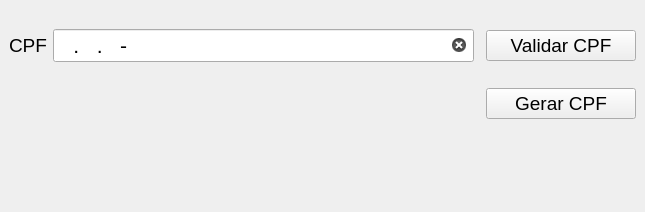
<?xml version="1.0" encoding="UTF-8"?>
<ui version="4.0">
 <class>MainWindow</class>
 <widget class="QMainWindow" name="MainWindow">
  <property name="geometry">
   <rect>
    <x>0</x>
    <y>0</y>
    <width>645</width>
    <height>212</height>
   </rect>
  </property>
  <property name="windowTitle">
   <string>Validar/Gerar CPF</string>
  </property>
  <widget class="QWidget" name="centralwidget">
   <layout class="QGridLayout" name="gridLayout">
    <item row="0" column="0">
     <widget class="QLabel" name="label">
      <property name="font">
       <font>
        <pointsize>14</pointsize>
       </font>
      </property>
      <property name="text">
       <string>CPF</string>
      </property>
     </widget>
    </item>
    <item row="0" column="3">
     <widget class="QPushButton" name="btnValidateCpf">
      <property name="minimumSize">
       <size>
        <width>150</width>
        <height>30</height>
       </size>
      </property>
      <property name="font">
       <font>
        <pointsize>14</pointsize>
       </font>
      </property>
      <property name="cursor">
       <cursorShape>PointingHandCursor</cursorShape>
      </property>
      <property name="text">
       <string>Validar CPF</string>
      </property>
     </widget>
    </item>
    <item row="0" column="1">
     <widget class="QLineEdit" name="inputCpf">
      <property name="sizePolicy">
       <sizepolicy hsizetype="Expanding" vsizetype="Preferred">
        <horstretch>0</horstretch>
        <verstretch>0</verstretch>
       </sizepolicy>
      </property>
      <property name="font">
       <font>
        <pointsize>16</pointsize>
       </font>
      </property>
      <property name="inputMask">
       <string>000.000.000-00</string>
      </property>
      <property name="clearButtonEnabled">
       <bool>true</bool>
      </property>
     </widget>
    </item>
    <item row="1" column="3">
     <widget class="QPushButton" name="btnGenerateCpf">
      <property name="sizePolicy">
       <sizepolicy hsizetype="Preferred" vsizetype="Fixed">
        <horstretch>0</horstretch>
        <verstretch>0</verstretch>
       </sizepolicy>
      </property>
      <property name="minimumSize">
       <size>
        <width>150</width>
        <height>30</height>
       </size>
      </property>
      <property name="font">
       <font>
        <pointsize>14</pointsize>
        <weight>50</weight>
        <bold>false</bold>
       </font>
      </property>
      <property name="cursor">
       <cursorShape>PointingHandCursor</cursorShape>
      </property>
      <property name="text">
       <string>Gerar CPF</string>
      </property>
      <property name="autoDefault">
       <bool>false</bool>
      </property>
      <property name="default">
       <bool>false</bool>
      </property>
      <property name="flat">
       <bool>false</bool>
      </property>
     </widget>
    </item>
    <item row="1" column="1">
     <widget class="QLabel" name="labelGeneratedCpf">
      <property name="sizePolicy">
       <sizepolicy hsizetype="Expanding" vsizetype="Preferred">
        <horstretch>0</horstretch>
        <verstretch>0</verstretch>
       </sizepolicy>
      </property>
      <property name="font">
       <font>
        <pointsize>16</pointsize>
       </font>
      </property>
      <property name="cursor">
       <cursorShape>ArrowCursor</cursorShape>
      </property>
      <property name="text">
       <string/>
      </property>
      <property name="alignment">
       <set>Qt::AlignRight|Qt::AlignTrailing|Qt::AlignVCenter</set>
      </property>
     </widget>
    </item>
    <item row="3" column="0" colspan="4">
     <widget class="QLabel" name="labelResponse">
      <property name="enabled">
       <bool>true</bool>
      </property>
      <property name="sizePolicy">
       <sizepolicy hsizetype="Expanding" vsizetype="Fixed">
        <horstretch>0</horstretch>
        <verstretch>0</verstretch>
       </sizepolicy>
      </property>
      <property name="font">
       <font>
        <family>Ubuntu</family>
        <pointsize>25</pointsize>
        <weight>75</weight>
        <bold>true</bold>
       </font>
      </property>
      <property name="frameShape">
       <enum>QFrame::NoFrame</enum>
      </property>
      <property name="text">
       <string/>
      </property>
      <property name="alignment">
       <set>Qt::AlignCenter</set>
      </property>
     </widget>
    </item>
   </layout>
  </widget>
 </widget>
 <resources/>
 <connections/>
</ui>
